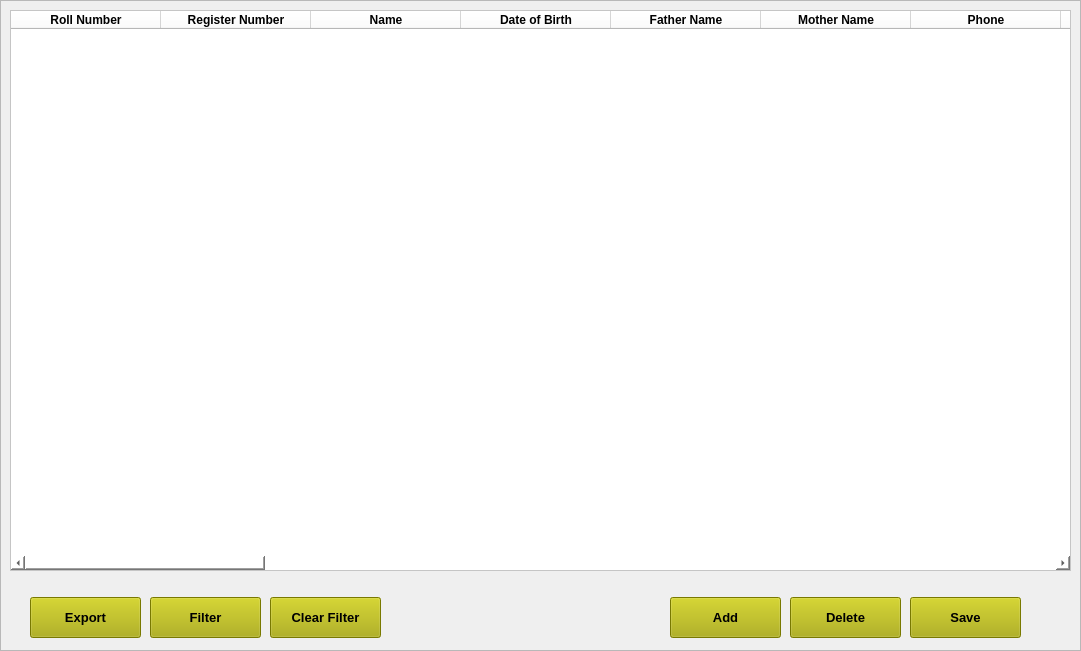
    <widget class="QFrame" name="manage_students_frame">
     <property name="geometry">
      <rect>
       <x>0</x>
       <y>0</y>
       <width>1081</width>
       <height>651</height>
      </rect>
     </property>
     <property name="frameShape">
      <enum>QFrame::StyledPanel</enum>
     </property>
     <property name="frameShadow">
      <enum>QFrame::Raised</enum>
     </property>
     <widget class="QTableWidget" name="manage_students_details_table">
      <property name="geometry">
       <rect>
        <x>10</x>
        <y>10</y>
        <width>1061</width>
        <height>561</height>
       </rect>
      </property>
      <property name="sizeIncrement">
       <size>
        <width>0</width>
        <height>0</height>
       </size>
      </property>
      <property name="baseSize">
       <size>
        <width>0</width>
        <height>0</height>
       </size>
      </property>
      <property name="styleSheet">
       <string notr="true">background-color:white;</string>
      </property>
      <property name="sizeAdjustPolicy">
       <enum>QAbstractScrollArea::AdjustIgnored</enum>
      </property>
      <property name="alternatingRowColors">
       <bool>true</bool>
      </property>
      <property name="selectionBehavior">
       <enum>QAbstractItemView::SelectRows</enum>
      </property>
      <property name="sortingEnabled">
       <bool>true</bool>
      </property>
      <attribute name="horizontalHeaderCascadingSectionResizes">
       <bool>false</bool>
      </attribute>
      <attribute name="horizontalHeaderDefaultSectionSize">
       <number>150</number>
      </attribute>
      <attribute name="horizontalHeaderMinimumSectionSize">
       <number>100</number>
      </attribute>
      <attribute name="verticalHeaderCascadingSectionResizes">
       <bool>false</bool>
      </attribute>
      <attribute name="verticalHeaderDefaultSectionSize">
       <number>50</number>
      </attribute>
      <attribute name="verticalHeaderMinimumSectionSize">
       <number>30</number>
      </attribute>
      <column>
       <property name="text">
        <string>Roll Number</string>
       </property>
       <property name="font">
        <font>
         <weight>75</weight>
         <bold>true</bold>
        </font>
       </property>
      </column>
      <column>
       <property name="text">
        <string>Register Number</string>
       </property>
       <property name="font">
        <font>
         <weight>75</weight>
         <bold>true</bold>
        </font>
       </property>
      </column>
      <column>
       <property name="text">
        <string>Name</string>
       </property>
       <property name="font">
        <font>
         <weight>75</weight>
         <bold>true</bold>
        </font>
       </property>
      </column>
      <column>
       <property name="text">
        <string>Date of Birth</string>
       </property>
       <property name="font">
        <font>
         <weight>75</weight>
         <bold>true</bold>
        </font>
       </property>
      </column>
      <column>
       <property name="text">
        <string>Father Name</string>
       </property>
       <property name="font">
        <font>
         <weight>75</weight>
         <bold>true</bold>
        </font>
       </property>
      </column>
      <column>
       <property name="text">
        <string>Mother Name</string>
       </property>
       <property name="font">
        <font>
         <weight>75</weight>
         <bold>true</bold>
        </font>
       </property>
      </column>
      <column>
       <property name="text">
        <string>Phone</string>
       </property>
       <property name="font">
        <font>
         <weight>75</weight>
         <bold>true</bold>
        </font>
       </property>
      </column>
      <column>
       <property name="text">
        <string>Email</string>
       </property>
       <property name="font">
        <font>
         <weight>75</weight>
         <bold>true</bold>
        </font>
       </property>
      </column>
      <column>
       <property name="text">
        <string>Address</string>
       </property>
       <property name="font">
        <font>
         <weight>75</weight>
         <bold>true</bold>
        </font>
       </property>
      </column>
      <column>
       <property name="text">
        <string>Aadhar Number</string>
       </property>
       <property name="font">
        <font>
         <weight>75</weight>
         <bold>true</bold>
        </font>
       </property>
      </column>
      <column>
       <property name="text">
        <string>Religion</string>
       </property>
       <property name="font">
        <font>
         <weight>75</weight>
         <bold>true</bold>
        </font>
       </property>
      </column>
      <column>
       <property name="text">
        <string>Community</string>
       </property>
       <property name="font">
        <font>
         <weight>75</weight>
         <bold>true</bold>
        </font>
       </property>
      </column>
      <column>
       <property name="text">
        <string>Caste</string>
       </property>
       <property name="font">
        <font>
         <weight>75</weight>
         <bold>true</bold>
        </font>
       </property>
      </column>
      <column>
       <property name="text">
        <string>Anual Income</string>
       </property>
       <property name="font">
        <font>
         <weight>75</weight>
         <bold>true</bold>
        </font>
       </property>
      </column>
      <column>
       <property name="text">
        <string>Blood Group</string>
       </property>
       <property name="font">
        <font>
         <weight>75</weight>
         <bold>true</bold>
        </font>
       </property>
      </column>
      <column>
       <property name="text">
        <string>Father Occupation</string>
       </property>
       <property name="font">
        <font>
         <weight>75</weight>
         <bold>true</bold>
        </font>
       </property>
      </column>
      <column>
       <property name="text">
        <string>Mother Occupation</string>
       </property>
       <property name="font">
        <font>
         <weight>75</weight>
         <bold>true</bold>
        </font>
       </property>
      </column>
      <column>
       <property name="text">
        <string>Area Type</string>
       </property>
       <property name="font">
        <font>
         <weight>75</weight>
         <bold>true</bold>
        </font>
       </property>
      </column>
      <column>
       <property name="text">
        <string>SSLC Mark</string>
       </property>
       <property name="font">
        <font>
         <weight>75</weight>
         <bold>true</bold>
        </font>
       </property>
      </column>
      <column>
       <property name="text">
        <string>SSLC Passing Year</string>
       </property>
       <property name="font">
        <font>
         <weight>75</weight>
         <bold>true</bold>
        </font>
       </property>
      </column>
      <column>
       <property name="text">
        <string>SSLC School Name</string>
       </property>
       <property name="font">
        <font>
         <weight>75</weight>
         <bold>true</bold>
        </font>
       </property>
      </column>
      <column>
       <property name="text">
        <string>SSLC Medium</string>
       </property>
       <property name="font">
        <font>
         <weight>75</weight>
         <bold>true</bold>
        </font>
       </property>
      </column>
      <column>
       <property name="text">
        <string>SSLC School Type</string>
       </property>
       <property name="font">
        <font>
         <weight>75</weight>
         <bold>true</bold>
        </font>
       </property>
      </column>
      <column>
       <property name="text">
        <string>HSC Mark</string>
       </property>
       <property name="font">
        <font>
         <weight>75</weight>
         <bold>true</bold>
        </font>
       </property>
      </column>
      <column>
       <property name="text">
        <string>HSC Passing Year</string>
       </property>
       <property name="font">
        <font>
         <weight>75</weight>
         <bold>true</bold>
        </font>
       </property>
      </column>
      <column>
       <property name="text">
        <string>HSC School Name</string>
       </property>
       <property name="font">
        <font>
         <weight>75</weight>
         <bold>true</bold>
        </font>
       </property>
      </column>
      <column>
       <property name="text">
        <string>HSC Medium</string>
       </property>
       <property name="font">
        <font>
         <weight>75</weight>
         <bold>true</bold>
        </font>
       </property>
      </column>
      <column>
       <property name="text">
        <string>HSC School Type</string>
       </property>
       <property name="font">
        <font>
         <weight>75</weight>
         <bold>true</bold>
        </font>
       </property>
      </column>
      <column>
       <property name="text">
        <string>Admission Date</string>
       </property>
       <property name="font">
        <font>
         <weight>75</weight>
         <bold>true</bold>
        </font>
       </property>
      </column>
      <column>
       <property name="text">
        <string>Description</string>
       </property>
       <property name="font">
        <font>
         <weight>75</weight>
         <bold>true</bold>
        </font>
       </property>
      </column>
     </widget>
     <widget class="QPushButton" name="filter_btn">
      <property name="geometry">
       <rect>
        <x>150</x>
        <y>597</y>
        <width>111</width>
        <height>41</height>
       </rect>
      </property>
      <property name="styleSheet">
       <string notr="true">font-weight:900;
font-size:13px;
background-color:rgb(170, 170, 0);
width:100%;
height:40px;</string>
      </property>
      <property name="text">
       <string>Filter</string>
      </property>
     </widget>
     <widget class="QPushButton" name="export_student_details_list_btn">
      <property name="geometry">
       <rect>
        <x>30</x>
        <y>597</y>
        <width>111</width>
        <height>41</height>
       </rect>
      </property>
      <property name="styleSheet">
       <string notr="true">font-weight:900;
font-size:13px;
background-color:rgb(170, 170, 0);
width:100%;
height:40px;</string>
      </property>
      <property name="text">
       <string>Export</string>
      </property>
     </widget>
     <widget class="QPushButton" name="clear_filter_btn">
      <property name="geometry">
       <rect>
        <x>270</x>
        <y>597</y>
        <width>111</width>
        <height>41</height>
       </rect>
      </property>
      <property name="styleSheet">
       <string notr="true">font-weight:900;
font-size:13px;
background-color:rgb(170, 170, 0);
width:100%;
height:40px;</string>
      </property>
      <property name="text">
       <string>Clear Filter</string>
      </property>
     </widget>
     <widget class="QPushButton" name="delete_manage_student_btn">
      <property name="geometry">
       <rect>
        <x>790</x>
        <y>597</y>
        <width>111</width>
        <height>41</height>
       </rect>
      </property>
      <property name="styleSheet">
       <string notr="true">font-weight:900;
font-size:13px;
background-color:rgb(170, 170, 0);
width:100%;
height:40px;</string>
      </property>
      <property name="text">
       <string>Delete</string>
      </property>
     </widget>
     <widget class="QPushButton" name="manage_student_pop_up_btn">
      <property name="geometry">
       <rect>
        <x>670</x>
        <y>597</y>
        <width>111</width>
        <height>41</height>
       </rect>
      </property>
      <property name="styleSheet">
       <string notr="true">font-weight:900;
font-size:13px;
background-color:rgb(170, 170, 0);
width:100%;
height:40px;</string>
      </property>
      <property name="text">
       <string>Add</string>
      </property>
     </widget>
     <widget class="QPushButton" name="save_student_btn">
      <property name="geometry">
       <rect>
        <x>910</x>
        <y>597</y>
        <width>111</width>
        <height>41</height>
       </rect>
      </property>
      <property name="styleSheet">
       <string notr="true">font-weight:900;
font-size:13px;
background-color:rgb(170, 170, 0);
width:100%;
height:40px;</string>
      </property>
      <property name="text">
       <string>Save</string>
      </property>
     </widget>
    </widget>
